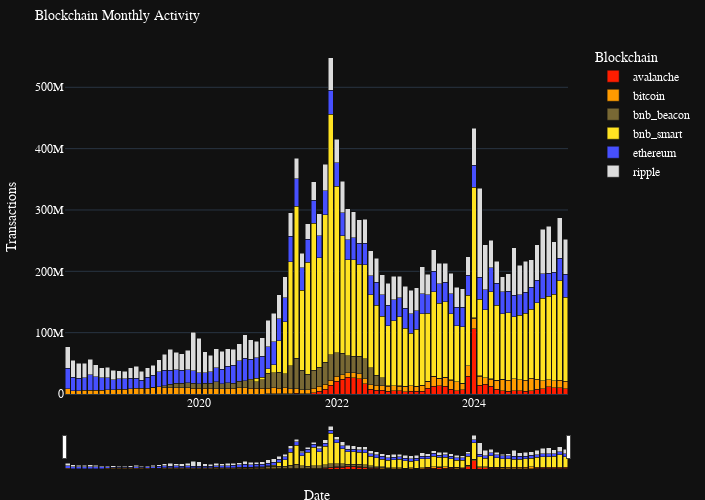

The code cell stored with this chart in its notebook:
### Code cell
# Create the figure
fig1 = px.bar(
    web3_tx,
    x='date',
    y='tx_count',
    color='chain',
    custom_data=['chain', 'tx_count', 'total_tx'],
    title='Blockchain Monthly Activity',
    labels={
        'date': 'Date',
        'tx_count': 'Transactions',
        'chain': 'Blockchain',
    },
    color_discrete_map={
        'bitcoin': '#ff9b00',  # Bitcoin Orange
        'ethereum': '#4750ff',  # Ethereum Blue
        'bnb_smart': '#ffe322',  # Binance Yellow
        'bnb_beacon': '#786834',  # Binance Yellow
        'ripple': '#DCDCDC',  # Ripple Grey
        'avalanche': '#ff1d00',  # Avalanche Red
    },
   
)

# Update traces showing chain, individual transactions, and total transactions
fig1.update_traces(
    hovertemplate="<b>%{customdata[0]}</b><br>" +
                  "Transactions: %{customdata[1]:,.0f}<br>" +
                  "Total (TX): %{customdata[2]:,.0f}<br>" +
                  "<extra></extra>"
)

fig1.update_layout(
    template="plotly_dark",              # inherit base dark theme 
    hovermode="x unified",
    dragmode="pan",
    title=dict(font=dict(size=14, color='white'), xanchor="left"),
    font=dict(family="IBM Plex Sans", color="white"),
    legend=dict(yanchor="top", y=0.99, xanchor="left", x=1.05),
    xaxis=dict(rangeslider=dict(visible=True, thickness=0.1), type="date"),
    margin=dict(l=10, r=10, t=40, b=10),
    yaxis=dict(title="Transactions"),
    height=500, width=705,
    barmode='stack',
    bargap=0.1,
)

# Show the plot
fig1.show(config={
    'displayModeBar': True,
    'displaylogo': False,
    'modeBarButtonsToAdd': ['fullscreen']
})

# get the full HTML as a string, with Plotly.js from CDN
fig1html = fig1.to_html(include_plotlyjs="cdn", full_html=True)

# inject the Google Fonts link right after <head>
font_link = '<link href="https://fonts.googleapis.com/css2?family=IBM+Plex+Sans&display=swap" rel="stylesheet">'
fig1html = fig1html.replace("<head>", f"<head>\n    {font_link}")

# save the HTML to a file
with open("plots/html/blockchain_activity.html", "w") as f:
    f.write(fig1html)
